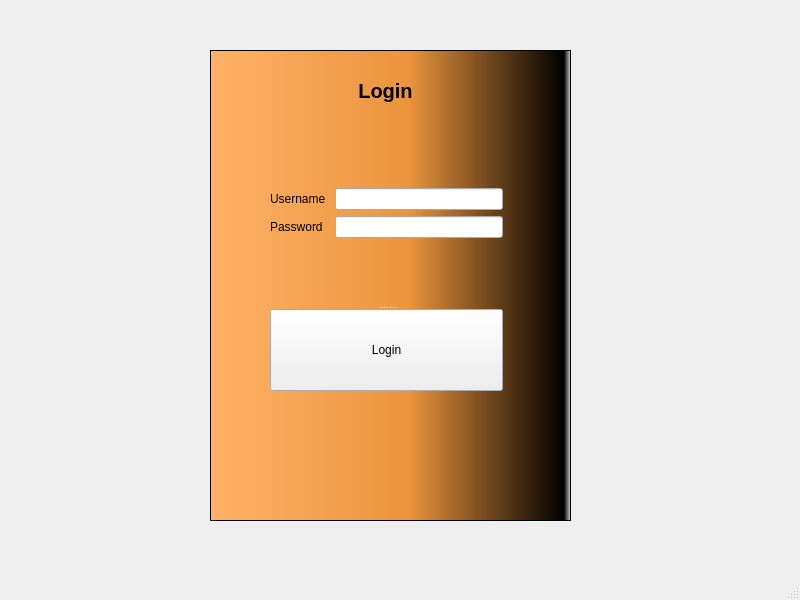
<?xml version="1.0" encoding="UTF-8"?>
<ui version="4.0">
 <class>MainWindow</class>
 <widget class="QMainWindow" name="MainWindow">
  <property name="geometry">
   <rect>
    <x>0</x>
    <y>0</y>
    <width>800</width>
    <height>600</height>
   </rect>
  </property>
  <property name="windowTitle">
   <string>MainWindow</string>
  </property>
  <property name="styleSheet">
   <string notr="true"/>
  </property>
  <widget class="QWidget" name="centralwidget">
   <widget class="QGraphicsView" name="LoginPanel">
    <property name="geometry">
     <rect>
      <x>210</x>
      <y>50</y>
      <width>361</width>
      <height>471</height>
     </rect>
    </property>
    <property name="sizePolicy">
     <sizepolicy hsizetype="Preferred" vsizetype="Preferred">
      <horstretch>0</horstretch>
      <verstretch>0</verstretch>
     </sizepolicy>
    </property>
    <property name="styleSheet">
     <string notr="true">background-color: qlineargradient(spread:pad, x1:0, y1:0, x2:1, y2:0, stop:0 rgba(255, 178, 102, 255), stop:0.55 rgba(235, 148, 61, 255), stop:0.98 rgba(0, 0, 0, 255), stop:1 rgba(0, 0, 0, 0));</string>
    </property>
   </widget>
   <widget class="QLabel" name="LoginHeading">
    <property name="geometry">
     <rect>
      <x>330</x>
      <y>70</y>
      <width>111</width>
      <height>41</height>
     </rect>
    </property>
    <property name="font">
     <font>
      <pointsize>15</pointsize>
      <bold>true</bold>
     </font>
    </property>
    <property name="text">
     <string>Login</string>
    </property>
    <property name="alignment">
     <set>Qt::AlignCenter</set>
    </property>
   </widget>
   <widget class="QSplitter" name="splitter">
    <property name="geometry">
     <rect>
      <x>270</x>
      <y>120</y>
      <width>233</width>
      <height>271</height>
     </rect>
    </property>
    <property name="orientation">
     <enum>Qt::Vertical</enum>
    </property>
    <widget class="QWidget" name="formLayoutWidget">
     <layout class="QFormLayout" name="formLayout">
      <property name="formAlignment">
       <set>Qt::AlignCenter</set>
      </property>
      <item row="0" column="0">
       <widget class="QLabel" name="label">
        <property name="text">
         <string>Username </string>
        </property>
       </widget>
      </item>
      <item row="1" column="0">
       <widget class="QLabel" name="label_2">
        <property name="text">
         <string>Password</string>
        </property>
       </widget>
      </item>
      <item row="0" column="1">
       <widget class="QLineEdit" name="username"/>
      </item>
      <item row="1" column="1">
       <widget class="QLineEdit" name="password">
        <property name="echoMode">
         <enum>QLineEdit::Password</enum>
        </property>
       </widget>
      </item>
     </layout>
    </widget>
    <widget class="QPushButton" name="loginbutton">
     <property name="text">
      <string>Login</string>
     </property>
    </widget>
   </widget>
  </widget>
  <widget class="QMenuBar" name="menubar">
   <property name="geometry">
    <rect>
     <x>0</x>
     <y>0</y>
     <width>800</width>
     <height>22</height>
    </rect>
   </property>
  </widget>
  <widget class="QStatusBar" name="statusbar"/>
 </widget>
 <resources/>
 <connections/>
</ui>
